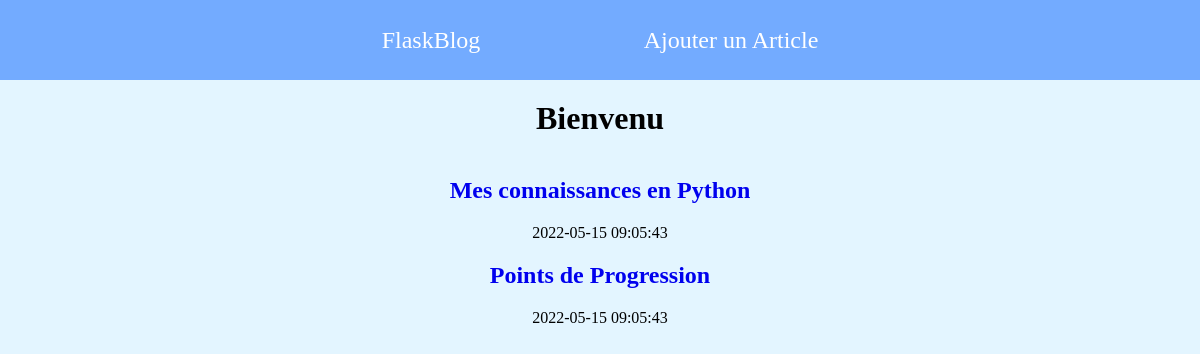
/, run on an earlier commit of the app's database.
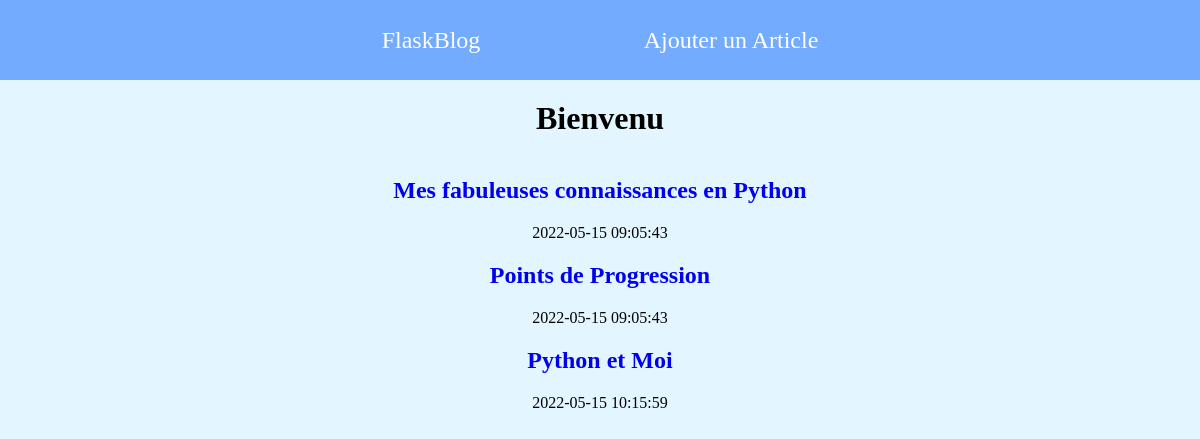
And on a later commit of the database.
### tables this page shows
CREATE TABLE posts (
    id INTEGER PRIMARY KEY AUTOINCREMENT,
    created TIMESTAMP NOT NULL DEFAULT CURRENT_TIMESTAMP,
    title TEXT NOT NULL,
    content TEXT NOT NULL
);

### __init__.py (the view)
@app.route('/')
def index():
    conn = get_db_connection()
    posts = conn.execute('SELECT * FROM posts').fetchall()
    conn.close()
    return render_template('blog/index.html', posts=posts)

### __init__.py (called while the page is built)
def get_db_connection():
    connection = sqlite3.connect('database.db')
    connection.row_factory = sqlite3.Row
    return connection

### templates/blog/index.html
{% extends 'base.html' %}
{% block content %}
    <h1>{% block title %} Bienvenu {% endblock %}</h1>
    <div class="posts">
    {% for post in posts %}
        <a href="{{url_for('post', post_id=post['id'])}}">
            <h2>{{ post['title'] }}</h2>
        </a>
        <span>{{ post['created'] }}</span>
    {% endfor %}
    </div>
{% endblock %}

### templates/base.html (shortened to what this page needs)
<!DOCTYPE html>
<html lang="fr">
<head>
    <link rel="stylesheet" href="{{ url_for('static', filename= 'css/style.css') }}">
</head>
<body>
    <header>
        <nav>
            <ul>
                <li><a href="{{ url_for('index')}}">FlaskBlog</a></li>
                <li><a class="nav-link" href="{{url_for('create_post')}}">Ajouter un Article</a></li>
            </ul>
    </header>
    <main>{% block content %}{% endblock %}</main>
  </body>
</html>

### static/css/style.css (style rules this page uses)
* { padding: 0; margin: 0; }
body { background-color: #e3f5ff; }
header { width: 100%; background-color: #73abff; }
header nav { display: flex; justify-content: center; align-items: center; height: 10vh; }
header nav ul { display: flex; width: 50%; margin: 0 auto; justify-content: space-around; }
header nav ul li { list-style: none; }
header nav ul li a { text-decoration: none; color:white; font-size: 1.5rem; letter-spacing: 0.2; }
h1, h2 { text-align: center; padding: 20px; }
.posts { display: flex; justify-content: center; align-items: center; flex-direction: column; width: 40%; margin: 0 auto; }
.posts a, .post a { text-decoration: none; }

What changed in the data, as far as the page shows it:
changed posts: title "Mes connaissances en Python" → "Mes fabuleuses connaissances en Python"
added posts: title "Python et Moi", created "2022-05-15 10:15:59"
